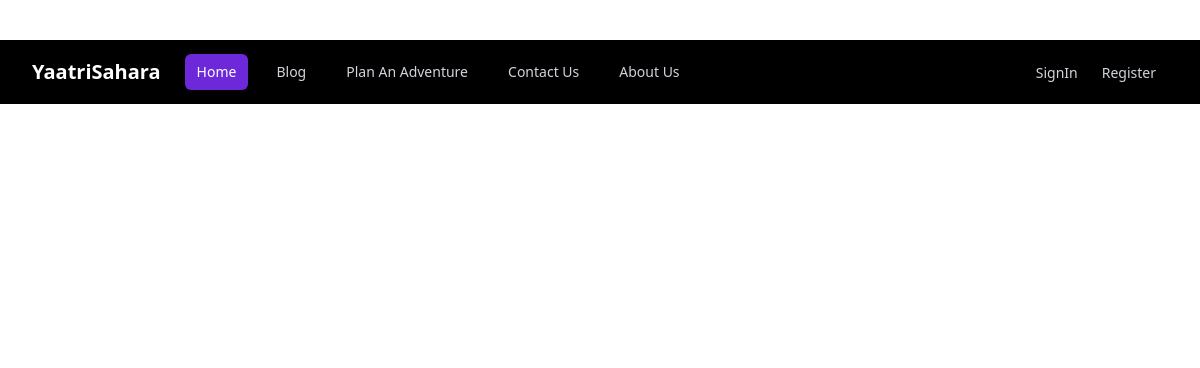
/user/blacky, run on an earlier commit of the app's database.
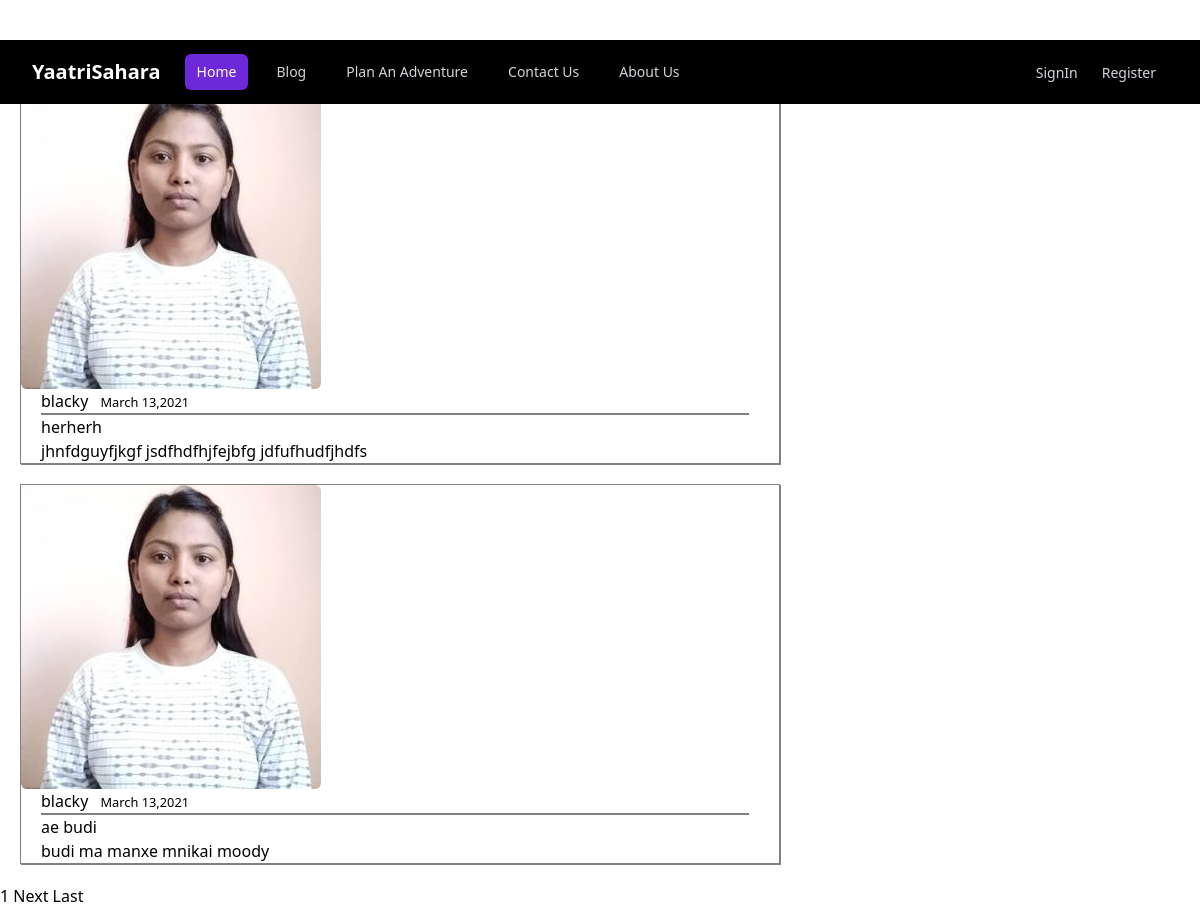
And on a later commit of the database.
### yaatri/models.py (models this page shows, shortened)
class Post(models.Model):
    title=models.CharField(max_length=100)
    content=models.TextField()
    date_posted=models.DateTimeField(default=timezone.now)
    author=models.ForeignKey(User,on_delete=models.CASCADE)

### users/models.py (models this page shows, shortened)
class Profile(models.Model):
    user=models.OneToOneField(User,on_delete=models.CASCADE)
    image=models.ImageField(default='default.jpg',upload_to='profile_pics')

### yaatri/views.py (the view)
# urls.py: path('user/<str:username>', UserPostListView.as_view(),name='user-posts'),
class UserPostListView(ListView):
    model=Post
    template_name = 'yaatri/user_posts.html'
    context_object_name = 'posts'
    paginate_by=2
    def get_queryset(self):
        user=get_object_or_404(User,username=self.kwargs.get('username'))
        return Post.objects.filter(author=user).order_by('-date_posted')

### yaatri/templates/yaatri/user_posts.html (shortened to what this page needs)
{% include 'yaatri/base.html' %}
{% block css %}
<link rel="stylesheet" href="/static/css/blog.css">
{% endblock css %}
{% block blog %}
<div class="container">
    <h1>Posts by {{ view.kwargs.username }} ({{ page_obj.paginator.count }})</h1>
    {% for post in posts %}
     <article class="sub-container" >
         <img class="rounded-md" src="{{post.author.profile.image.url}}" alt="">
          <div class="sub-subcont">
            <div class=" underline" >
              <a class="mr-2" href="{% url 'user-posts' post.author.username %}">{{ post.author }}</a>
              <small class="text-muted">{{ post.date_posted|date:"F d,Y" }}</small>
            </div>
            <h2><a  href="{% url 'post-detail' post.id %}">{{ post.title }}</a></h2>
            <p >{{ post.content }}</p>
          </div>
     </article>
    {% endfor %}
    {% if is_paginated %}
        {% for num in page_obj.paginator.page_range %}
            {% if page_obj.number == num %}
                <a href="?page={{num}}">{{ num }}</a>
            {% endif %}
        {% endfor %}
        {% if page_obj.has_next %}
            <a href="?page={{ page_obj.next_page_number }}">Next</a>
            <a href="?page={{ page_obj.paginator.num_pages }}">Last</a>
        {% endif %}
    {% endif %}
</div>
{% endblock blog %}

### yaatri/templates/yaatri/base.html (shortened to what this page needs)
<!DOCTYPE html>
<html lang="en">
<head>
    <link href="https://unpkg.com/tailwindcss@^2/dist/tailwind.min.css" rel="stylesheet">
    <link
      rel="stylesheet"
      href="https://cdnjs.cloudflare.com/ajax/libs/font-awesome/4.7.0/css/font-awesome.min.css"
    />
    <link
      href="//netdna.bootstrapcdn.com/font-awesome/3.2.1/css/font-awesome.css"
      rel="stylesheet"
    />
</head>
<body class="relative">
{% include "yaatri/navbar.html" %}
</body>
</html>

### yaatri/templates/yaatri/navbar.html (shortened to what this page needs)
{% block css %}
    <link href="/static/css/navbar.css" rel="stylesheet">
{% endblock css %}
<nav class="bg-black fixed w-full " >
  <div class="max-w-7xl mx-auto px-2 sm:px-6 lg:px-8">
    <div class="relative flex items-center justify-between h-16">
      <div class="flex-1 flex items-center justify-center sm:items-stretch sm:justify-start">
        <div class=" flex items-center">
          <a class='text-xl text-white font-bold' href="">YaatriSahara</a>
        </div>
        <div class="hidden sm:block sm:ml-6">
          <div class="flex space-x-4">
            <a href="#" class="bg-purple-700 text-white px-3 py-2 rounded-md text-sm font-medium">Home</a>
            <a href="{%url 'blog'%}" class="text-gray-300 hover:bg-purple-600 hover:text-white px-3 py-2 hover:no-underline rounded-md text-sm font-medium">Blog</a>
            <a href="#" class="text-gray-300 hover:bg-purple-600 hover:text-white px-3 py-2 rounded-md text-sm font-medium">Plan An Adventure</a>
            <a href="#" class="text-gray-300 hover:bg-purple-600 hover:text-white px-3 py-2 rounded-md text-sm font-medium">Contact Us</a>
            <a href="#" class="text-gray-300 hover:bg-purple-600 hover:text-white px-3 py-2 rounded-md text-sm font-medium">About Us</a>
          </div>
        </div>
      </div>
      <div class="absolute inset-y-0 right-0 flex items-center pr-2 sm:static sm:inset-auto sm:ml-6 sm:pr-0">
        {% if user.is_authenticated %}
          <div class="ml-3 relative">
            <div>
              <button class="bg-gray-800 flex text-sm rounded-full focus:outline-none focus:ring-2 focus:ring-offset-2 focus:ring-offset-gray-800 focus:ring-white" id="user-menu" aria-haspopup="true">
                <span class="sr-only">Open user menu</span>
                <img class="h-8 w-8 rounded-full " id='profile-img' src="https://images.unsplash.com/photo-1472099645785-5658abf4ff4e?ixlib=rb-1.2.1&ixid=eyJhcHBfaWQiOjEyMDd9&auto=format&fit=facearea&facepad=2&w=256&h=256&q=80" alt="">
              </button>
            </div>
            <!--
              Profile dropdown panel, show/hide based on dropdown state.
              Entering: "transition ease-out duration-100"
                From: "transform opacity-0 scale-95"
                To: "transform opacity-100 scale-100"
              Leaving: "transition ease-in duration-75"
                From: "transform opacity-100 scale-100"
                To: "transform opacity-0 scale-95"
            -->
            <div class="origin-top-right absolute right-0 hidden mt-2 w-48 rounded-md shadow-lg py-1 bg-white ring-1 ring-black ring-opacity-5" id="profile-over" role="menu" aria-orientation="vertical" aria-labelledby="user-menu">
              <a href="{% url 'profile' %}" class="block px-4 py-2 text-sm text-gray-700 hover:bg-gray-100" role="menuitem">Your Profile</a>
              <a href="{% url 'post-create' %}" class="block px-4 py-2 text-sm text-gray-700 hover:bg-gray-100" role="menuitem">New Post</a>
              <a href="{% url 'logout' %}" class="block px-4 py-2 text-sm text-gray-700 hover:bg-gray-100" role="menuitem">Sign out</a>
            </div>
          </div>
        {% else %}
          <div>
            <a href="{% url 'login' %}"  class="text-gray-300 hover:bg-purple-600 hover:text-white px-3 py-2 rounded-md text-sm font-medium">SignIn</a>
          </div>
          <div>
            <a href="{% url 'register' %}"  class="text-gray-300 hover:bg-purple-600 hover:text-white px-3 py-2 rounded-md text-sm font-medium">Register</a>
          </div>
        {% endif %}
      </div>
    </div>
  </div>
</nav>

### static/css/blog.css (style rules this page uses)
.container { width:100vh; height:300px; background-color:white; margin-top:40px; }
.underline { text-decoration:none; display:inline-block; width:96%; border-bottom:2px solid grey; }
.sub-container { border:1px solid grey; box-shadow:1px 1px grey; margin:20px; }
.sub-subcont { padding-left:20px; }

### yaatri/templates/yaatri/base.html (style rules this page uses)
body { overflow-x:hidden !important }

What changed in the data, as far as the page shows it:
added Post: author.profile.image (picture), author "blacky", date_posted "March 13,2021", title "herherh", content "jhnfdguyfjkgf jsdfhdfhjfejbfg jdfufhudfjhdfs"
added Post: author.profile.image (picture), author "blacky", date_posted "March 13,2021", title "ae budi", content "budi ma manxe mnikai moody"
Also different on the page:
new list line: "1"
text now shown: "Next Last"
